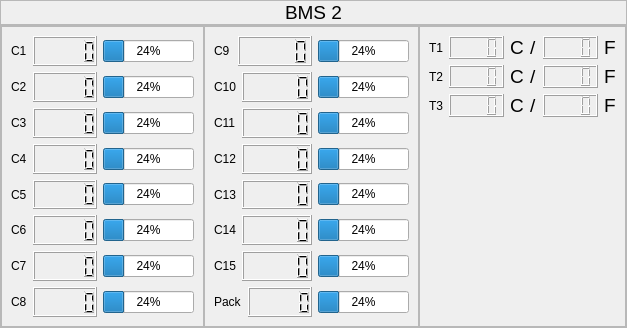
            <widget class="QWidget" name="BMS2">
             <layout class="QVBoxLayout" name="verticalLayout_13">
              <property name="spacing">
               <number>0</number>
              </property>
              <property name="leftMargin">
               <number>0</number>
              </property>
              <property name="topMargin">
               <number>0</number>
              </property>
              <property name="rightMargin">
               <number>0</number>
              </property>
              <property name="bottomMargin">
               <number>0</number>
              </property>
              <item>
               <widget class="QFrame" name="frame_6">
                <property name="maximumSize">
                 <size>
                  <width>16777215</width>
                  <height>40</height>
                 </size>
                </property>
                <property name="frameShape">
                 <enum>QFrame::StyledPanel</enum>
                </property>
                <property name="frameShadow">
                 <enum>QFrame::Raised</enum>
                </property>
                <layout class="QHBoxLayout" name="horizontalLayout_54">
                 <property name="spacing">
                  <number>0</number>
                 </property>
                 <property name="leftMargin">
                  <number>0</number>
                 </property>
                 <property name="topMargin">
                  <number>0</number>
                 </property>
                 <property name="rightMargin">
                  <number>0</number>
                 </property>
                 <property name="bottomMargin">
                  <number>0</number>
                 </property>
                 <item>
                  <widget class="QLabel" name="label_65">
                   <property name="font">
                    <font>
                     <pointsize>14</pointsize>
                    </font>
                   </property>
                   <property name="text">
                    <string>BMS 2</string>
                   </property>
                   <property name="alignment">
                    <set>Qt::AlignCenter</set>
                   </property>
                  </widget>
                 </item>
                </layout>
               </widget>
              </item>
              <item>
               <widget class="QFrame" name="frame_7">
                <property name="frameShape">
                 <enum>QFrame::StyledPanel</enum>
                </property>
                <property name="frameShadow">
                 <enum>QFrame::Raised</enum>
                </property>
                <layout class="QHBoxLayout" name="horizontalLayout_55">
                 <property name="spacing">
                  <number>0</number>
                 </property>
                 <property name="leftMargin">
                  <number>0</number>
                 </property>
                 <property name="topMargin">
                  <number>0</number>
                 </property>
                 <property name="rightMargin">
                  <number>0</number>
                 </property>
                 <property name="bottomMargin">
                  <number>0</number>
                 </property>
                 <item>
                  <widget class="QFrame" name="Group1_3">
                   <property name="maximumSize">
                    <size>
                     <width>2000</width>
                     <height>16777215</height>
                    </size>
                   </property>
                   <property name="frameShape">
                    <enum>QFrame::StyledPanel</enum>
                   </property>
                   <property name="frameShadow">
                    <enum>QFrame::Raised</enum>
                   </property>
                   <layout class="QVBoxLayout" name="verticalLayout_10">
                    <item>
                     <layout class="QHBoxLayout" name="horizontalLayout_56" stretch="1,4,1">
                      <item>
                       <widget class="QLabel" name="label_66">
                        <property name="text">
                         <string>C1</string>
                        </property>
                       </widget>
                      </item>
                      <item>
                       <widget class="QLCDNumber" name="lcdNumber1_3">
                        <property name="sizePolicy">
                         <sizepolicy hsizetype="Expanding" vsizetype="Expanding">
                          <horstretch>0</horstretch>
                          <verstretch>0</verstretch>
                         </sizepolicy>
                        </property>
                       </widget>
                      </item>
                      <item>
                       <widget class="QProgressBar" name="progressBar1_3">
                        <property name="value">
                         <number>24</number>
                        </property>
                       </widget>
                      </item>
                     </layout>
                    </item>
                    <item>
                     <layout class="QHBoxLayout" name="horizontalLayout_57" stretch="1,4,1">
                      <item>
                       <widget class="QLabel" name="label_67">
                        <property name="text">
                         <string>C2</string>
                        </property>
                       </widget>
                      </item>
                      <item>
                       <widget class="QLCDNumber" name="lcdNumber2_3">
                        <property name="sizePolicy">
                         <sizepolicy hsizetype="Expanding" vsizetype="Expanding">
                          <horstretch>0</horstretch>
                          <verstretch>0</verstretch>
                         </sizepolicy>
                        </property>
                       </widget>
                      </item>
                      <item>
                       <widget class="QProgressBar" name="progressBar2_3">
                        <property name="value">
                         <number>24</number>
                        </property>
                       </widget>
                      </item>
                     </layout>
                    </item>
                    <item>
                     <layout class="QHBoxLayout" name="horizontalLayout_58" stretch="1,4,1">
                      <item>
                       <widget class="QLabel" name="label_68">
                        <property name="text">
                         <string>C3</string>
                        </property>
                       </widget>
                      </item>
                      <item>
                       <widget class="QLCDNumber" name="lcdNumber3_3">
                        <property name="sizePolicy">
                         <sizepolicy hsizetype="Expanding" vsizetype="Expanding">
                          <horstretch>0</horstretch>
                          <verstretch>0</verstretch>
                         </sizepolicy>
                        </property>
                       </widget>
                      </item>
                      <item>
                       <widget class="QProgressBar" name="progressBar3_3">
                        <property name="value">
                         <number>24</number>
                        </property>
                       </widget>
                      </item>
                     </layout>
                    </item>
                    <item>
                     <layout class="QHBoxLayout" name="horizontalLayout_59" stretch="1,4,1">
                      <item>
                       <widget class="QLabel" name="label_69">
                        <property name="text">
                         <string>C4</string>
                        </property>
                       </widget>
                      </item>
                      <item>
                       <widget class="QLCDNumber" name="lcdNumber4_3">
                        <property name="sizePolicy">
                         <sizepolicy hsizetype="Expanding" vsizetype="Expanding">
                          <horstretch>0</horstretch>
                          <verstretch>0</verstretch>
                         </sizepolicy>
                        </property>
                       </widget>
                      </item>
                      <item>
                       <widget class="QProgressBar" name="progressBar4_3">
                        <property name="value">
                         <number>24</number>
                        </property>
                       </widget>
                      </item>
                     </layout>
                    </item>
                    <item>
                     <layout class="QHBoxLayout" name="horizontalLayout_60" stretch="1,4,1">
                      <item>
                       <widget class="QLabel" name="label_70">
                        <property name="text">
                         <string>C5</string>
                        </property>
                       </widget>
                      </item>
                      <item>
                       <widget class="QLCDNumber" name="lcdNumber5_3">
                        <property name="sizePolicy">
                         <sizepolicy hsizetype="Expanding" vsizetype="Expanding">
                          <horstretch>0</horstretch>
                          <verstretch>0</verstretch>
                         </sizepolicy>
                        </property>
                       </widget>
                      </item>
                      <item>
                       <widget class="QProgressBar" name="progressBar5_3">
                        <property name="value">
                         <number>24</number>
                        </property>
                       </widget>
                      </item>
                     </layout>
                    </item>
                    <item>
                     <layout class="QHBoxLayout" name="horizontalLayout_61" stretch="1,4,1">
                      <item>
                       <widget class="QLabel" name="label_71">
                        <property name="text">
                         <string>C6</string>
                        </property>
                       </widget>
                      </item>
                      <item>
                       <widget class="QLCDNumber" name="lcdNumber6_3">
                        <property name="sizePolicy">
                         <sizepolicy hsizetype="Expanding" vsizetype="Expanding">
                          <horstretch>0</horstretch>
                          <verstretch>0</verstretch>
                         </sizepolicy>
                        </property>
                       </widget>
                      </item>
                      <item>
                       <widget class="QProgressBar" name="progressBar6_3">
                        <property name="value">
                         <number>24</number>
                        </property>
                       </widget>
                      </item>
                     </layout>
                    </item>
                    <item>
                     <layout class="QHBoxLayout" name="horizontalLayout_62" stretch="1,4,1">
                      <item>
                       <widget class="QLabel" name="label_72">
                        <property name="text">
                         <string>C7</string>
                        </property>
                       </widget>
                      </item>
                      <item>
                       <widget class="QLCDNumber" name="lcdNumber7_3">
                        <property name="sizePolicy">
                         <sizepolicy hsizetype="Expanding" vsizetype="Expanding">
                          <horstretch>0</horstretch>
                          <verstretch>0</verstretch>
                         </sizepolicy>
                        </property>
                       </widget>
                      </item>
                      <item>
                       <widget class="QProgressBar" name="progressBar7_3">
                        <property name="value">
                         <number>24</number>
                        </property>
                       </widget>
                      </item>
                     </layout>
                    </item>
                    <item>
                     <layout class="QHBoxLayout" name="horizontalLayout_63" stretch="1,4,1">
                      <item>
                       <widget class="QLabel" name="label_73">
                        <property name="text">
                         <string>C8</string>
                        </property>
                       </widget>
                      </item>
                      <item>
                       <widget class="QLCDNumber" name="lcdNumber8_3">
                        <property name="sizePolicy">
                         <sizepolicy hsizetype="Expanding" vsizetype="Expanding">
                          <horstretch>0</horstretch>
                          <verstretch>0</verstretch>
                         </sizepolicy>
                        </property>
                       </widget>
                      </item>
                      <item>
                       <widget class="QProgressBar" name="progressBar8_3">
                        <property name="value">
                         <number>24</number>
                        </property>
                       </widget>
                      </item>
                     </layout>
                    </item>
                   </layout>
                  </widget>
                 </item>
                 <item>
                  <widget class="QFrame" name="Group2_3">
                   <property name="maximumSize">
                    <size>
                     <width>2000</width>
                     <height>16777215</height>
                    </size>
                   </property>
                   <property name="frameShape">
                    <enum>QFrame::StyledPanel</enum>
                   </property>
                   <property name="frameShadow">
                    <enum>QFrame::Raised</enum>
                   </property>
                   <layout class="QVBoxLayout" name="verticalLayout_11">
                    <item>
                     <layout class="QHBoxLayout" name="horizontalLayout_64" stretch="1,4,1">
                      <item>
                       <widget class="QLabel" name="label_74">
                        <property name="text">
                         <string>C9</string>
                        </property>
                       </widget>
                      </item>
                      <item>
                       <widget class="QLCDNumber" name="lcdNumber9_3">
                        <property name="sizePolicy">
                         <sizepolicy hsizetype="Expanding" vsizetype="Expanding">
                          <horstretch>0</horstretch>
                          <verstretch>0</verstretch>
                         </sizepolicy>
                        </property>
                       </widget>
                      </item>
                      <item>
                       <widget class="QProgressBar" name="progressBar9_3">
                        <property name="value">
                         <number>24</number>
                        </property>
                       </widget>
                      </item>
                     </layout>
                    </item>
                    <item>
                     <layout class="QHBoxLayout" name="horizontalLayout_65" stretch="1,4,1">
                      <item>
                       <widget class="QLabel" name="label_75">
                        <property name="text">
                         <string>C10</string>
                        </property>
                       </widget>
                      </item>
                      <item>
                       <widget class="QLCDNumber" name="lcdNumber10_3">
                        <property name="sizePolicy">
                         <sizepolicy hsizetype="Expanding" vsizetype="Expanding">
                          <horstretch>0</horstretch>
                          <verstretch>0</verstretch>
                         </sizepolicy>
                        </property>
                       </widget>
                      </item>
                      <item>
                       <widget class="QProgressBar" name="progressBar10_3">
                        <property name="value">
                         <number>24</number>
                        </property>
                       </widget>
                      </item>
                     </layout>
                    </item>
                    <item>
                     <layout class="QHBoxLayout" name="horizontalLayout_66" stretch="1,4,1">
                      <item>
                       <widget class="QLabel" name="label_76">
                        <property name="text">
                         <string>C11</string>
                        </property>
                       </widget>
                      </item>
                      <item>
                       <widget class="QLCDNumber" name="lcdNumber11_3">
                        <property name="sizePolicy">
                         <sizepolicy hsizetype="Expanding" vsizetype="Expanding">
                          <horstretch>0</horstretch>
                          <verstretch>0</verstretch>
                         </sizepolicy>
                        </property>
                       </widget>
                      </item>
                      <item>
                       <widget class="QProgressBar" name="progressBar11_3">
                        <property name="value">
                         <number>24</number>
                        </property>
                       </widget>
                      </item>
                     </layout>
                    </item>
                    <item>
                     <layout class="QHBoxLayout" name="horizontalLayout_67" stretch="1,4,1">
                      <item>
                       <widget class="QLabel" name="label_77">
                        <property name="text">
                         <string>C12</string>
                        </property>
                       </widget>
                      </item>
                      <item>
                       <widget class="QLCDNumber" name="lcdNumber12_3">
                        <property name="sizePolicy">
                         <sizepolicy hsizetype="Expanding" vsizetype="Expanding">
                          <horstretch>0</horstretch>
                          <verstretch>0</verstretch>
                         </sizepolicy>
                        </property>
                       </widget>
                      </item>
                      <item>
                       <widget class="QProgressBar" name="progressBar12_3">
                        <property name="value">
                         <number>24</number>
                        </property>
                       </widget>
                      </item>
                     </layout>
                    </item>
                    <item>
                     <layout class="QHBoxLayout" name="horizontalLayout_68" stretch="1,4,1">
                      <item>
                       <widget class="QLabel" name="label_78">
                        <property name="text">
                         <string>C13</string>
                        </property>
                       </widget>
                      </item>
                      <item>
                       <widget class="QLCDNumber" name="lcdNumber13_3">
                        <property name="sizePolicy">
                         <sizepolicy hsizetype="Expanding" vsizetype="Expanding">
                          <horstretch>0</horstretch>
                          <verstretch>0</verstretch>
                         </sizepolicy>
                        </property>
                       </widget>
                      </item>
                      <item>
                       <widget class="QProgressBar" name="progressBar13_3">
                        <property name="value">
                         <number>24</number>
                        </property>
                       </widget>
                      </item>
                     </layout>
                    </item>
                    <item>
                     <layout class="QHBoxLayout" name="horizontalLayout_69" stretch="1,4,1">
                      <item>
                       <widget class="QLabel" name="label_79">
                        <property name="text">
                         <string>C14</string>
                        </property>
                       </widget>
                      </item>
                      <item>
                       <widget class="QLCDNumber" name="lcdNumber14_3">
                        <property name="sizePolicy">
                         <sizepolicy hsizetype="Expanding" vsizetype="Expanding">
                          <horstretch>0</horstretch>
                          <verstretch>0</verstretch>
                         </sizepolicy>
                        </property>
                       </widget>
                      </item>
                      <item>
                       <widget class="QProgressBar" name="progressBar14_3">
                        <property name="value">
                         <number>24</number>
                        </property>
                       </widget>
                      </item>
                     </layout>
                    </item>
                    <item>
                     <layout class="QHBoxLayout" name="horizontalLayout_70" stretch="1,4,1">
                      <item>
                       <widget class="QLabel" name="label_80">
                        <property name="text">
                         <string>C15</string>
                        </property>
                       </widget>
                      </item>
                      <item>
                       <widget class="QLCDNumber" name="lcdNumber15_3">
                        <property name="sizePolicy">
                         <sizepolicy hsizetype="Expanding" vsizetype="Expanding">
                          <horstretch>0</horstretch>
                          <verstretch>0</verstretch>
                         </sizepolicy>
                        </property>
                       </widget>
                      </item>
                      <item>
                       <widget class="QProgressBar" name="progressBar15_3">
                        <property name="value">
                         <number>24</number>
                        </property>
                       </widget>
                      </item>
                     </layout>
                    </item>
                    <item>
                     <layout class="QHBoxLayout" name="horizontalLayout_71" stretch="1,4,1">
                      <item>
                       <widget class="QLabel" name="label_81">
                        <property name="text">
                         <string>Pack</string>
                        </property>
                       </widget>
                      </item>
                      <item>
                       <widget class="QLCDNumber" name="lcdNumberPack_3">
                        <property name="sizePolicy">
                         <sizepolicy hsizetype="Expanding" vsizetype="Expanding">
                          <horstretch>0</horstretch>
                          <verstretch>0</verstretch>
                         </sizepolicy>
                        </property>
                       </widget>
                      </item>
                      <item>
                       <widget class="QProgressBar" name="progressBarPack_3">
                        <property name="value">
                         <number>24</number>
                        </property>
                       </widget>
                      </item>
                     </layout>
                    </item>
                   </layout>
                  </widget>
                 </item>
                 <item>
                  <widget class="QFrame" name="Group3_3">
                   <property name="frameShape">
                    <enum>QFrame::StyledPanel</enum>
                   </property>
                   <property name="frameShadow">
                    <enum>QFrame::Raised</enum>
                   </property>
                   <layout class="QVBoxLayout" name="verticalLayout_12">
                    <item>
                     <layout class="QHBoxLayout" name="horizontalLayout_72" stretch="1,8,1,1,8,1">
                      <item>
                       <widget class="QLabel" name="label_82">
                        <property name="text">
                         <string>T1</string>
                        </property>
                       </widget>
                      </item>
                      <item>
                       <widget class="QLCDNumber" name="lcdNumbert1c_3">
                        <property name="sizePolicy">
                         <sizepolicy hsizetype="Expanding" vsizetype="Expanding">
                          <horstretch>0</horstretch>
                          <verstretch>0</verstretch>
                         </sizepolicy>
                        </property>
                        <property name="digitCount">
                         <number>4</number>
                        </property>
                       </widget>
                      </item>
                      <item>
                       <widget class="QLabel" name="label_83">
                        <property name="font">
                         <font>
                          <pointsize>14</pointsize>
                         </font>
                        </property>
                        <property name="text">
                         <string>C</string>
                        </property>
                       </widget>
                      </item>
                      <item>
                       <widget class="QLabel" name="label_84">
                        <property name="font">
                         <font>
                          <pointsize>14</pointsize>
                         </font>
                        </property>
                        <property name="text">
                         <string>/</string>
                        </property>
                       </widget>
                      </item>
                      <item>
                       <widget class="QLCDNumber" name="lcdNumbert1f_3">
                        <property name="sizePolicy">
                         <sizepolicy hsizetype="Expanding" vsizetype="Expanding">
                          <horstretch>0</horstretch>
                          <verstretch>0</verstretch>
                         </sizepolicy>
                        </property>
                        <property name="digitCount">
                         <number>4</number>
                        </property>
                       </widget>
                      </item>
                      <item>
                       <widget class="QLabel" name="label_85">
                        <property name="font">
                         <font>
                          <pointsize>14</pointsize>
                         </font>
                        </property>
                        <property name="text">
                         <string>F</string>
                        </property>
                       </widget>
                      </item>
                     </layout>
                    </item>
                    <item>
                     <layout class="QHBoxLayout" name="horizontalLayout_73" stretch="1,8,1,1,8,1">
                      <item>
                       <widget class="QLabel" name="label_86">
                        <property name="text">
                         <string>T2</string>
                        </property>
                       </widget>
                      </item>
                      <item>
                       <widget class="QLCDNumber" name="lcdNumbert2c_3">
                        <property name="sizePolicy">
                         <sizepolicy hsizetype="Expanding" vsizetype="Expanding">
                          <horstretch>0</horstretch>
                          <verstretch>0</verstretch>
                         </sizepolicy>
                        </property>
                        <property name="digitCount">
                         <number>4</number>
                        </property>
                       </widget>
                      </item>
                      <item>
                       <widget class="QLabel" name="label_87">
                        <property name="font">
                         <font>
                          <pointsize>14</pointsize>
                         </font>
                        </property>
                        <property name="text">
                         <string>C</string>
                        </property>
                       </widget>
                      </item>
                      <item>
                       <widget class="QLabel" name="label_88">
                        <property name="font">
                         <font>
                          <pointsize>14</pointsize>
                         </font>
                        </property>
                        <property name="text">
                         <string>/</string>
                        </property>
                       </widget>
                      </item>
                      <item>
                       <widget class="QLCDNumber" name="lcdNumbert2f_3">
                        <property name="sizePolicy">
                         <sizepolicy hsizetype="Expanding" vsizetype="Expanding">
                          <horstretch>0</horstretch>
                          <verstretch>0</verstretch>
                         </sizepolicy>
                        </property>
                        <property name="digitCount">
                         <number>4</number>
                        </property>
                       </widget>
                      </item>
                      <item>
                       <widget class="QLabel" name="label_89">
                        <property name="font">
                         <font>
                          <pointsize>14</pointsize>
                         </font>
                        </property>
                        <property name="text">
                         <string>F</string>
                        </property>
                       </widget>
                      </item>
                     </layout>
                    </item>
                    <item>
                     <layout class="QHBoxLayout" name="horizontalLayout_74" stretch="1,8,1,1,8,1">
                      <item>
                       <widget class="QLabel" name="label_90">
                        <property name="text">
                         <string>T3</string>
                        </property>
                       </widget>
                      </item>
                      <item>
                       <widget class="QLCDNumber" name="lcdNumbert3c_3">
                        <property name="sizePolicy">
                         <sizepolicy hsizetype="Expanding" vsizetype="Expanding">
                          <horstretch>0</horstretch>
                          <verstretch>0</verstretch>
                         </sizepolicy>
                        </property>
                        <property name="digitCount">
                         <number>4</number>
                        </property>
                       </widget>
                      </item>
                      <item>
                       <widget class="QLabel" name="label_91">
                        <property name="font">
                         <font>
                          <pointsize>14</pointsize>
                         </font>
                        </property>
                        <property name="text">
                         <string>C</string>
                        </property>
                       </widget>
                      </item>
                      <item>
                       <widget class="QLabel" name="label_92">
                        <property name="font">
                         <font>
                          <pointsize>14</pointsize>
                         </font>
                        </property>
                        <property name="text">
                         <string>/</string>
                        </property>
                       </widget>
                      </item>
                      <item>
                       <widget class="QLCDNumber" name="lcdNumbert3f_3">
                        <property name="sizePolicy">
                         <sizepolicy hsizetype="Expanding" vsizetype="Expanding">
                          <horstretch>0</horstretch>
                          <verstretch>0</verstretch>
                         </sizepolicy>
                        </property>
                        <property name="digitCount">
                         <number>4</number>
                        </property>
                       </widget>
                      </item>
                      <item>
                       <widget class="QLabel" name="label_93">
                        <property name="font">
                         <font>
                          <pointsize>14</pointsize>
                         </font>
                        </property>
                        <property name="text">
                         <string>F</string>
                        </property>
                       </widget>
                      </item>
                     </layout>
                    </item>
                    <item>
                     <spacer name="verticalSpacer_3">
                      <property name="orientation">
                       <enum>Qt::Vertical</enum>
                      </property>
                      <property name="sizeType">
                       <enum>QSizePolicy::Fixed</enum>
                      </property>
                      <property name="sizeHint" stdset="0">
                       <size>
                        <width>20</width>
                        <height>200</height>
                       </size>
                      </property>
                     </spacer>
                    </item>
                   </layout>
                  </widget>
                 </item>
                </layout>
               </widget>
              </item>
             </layout>
            </widget>
